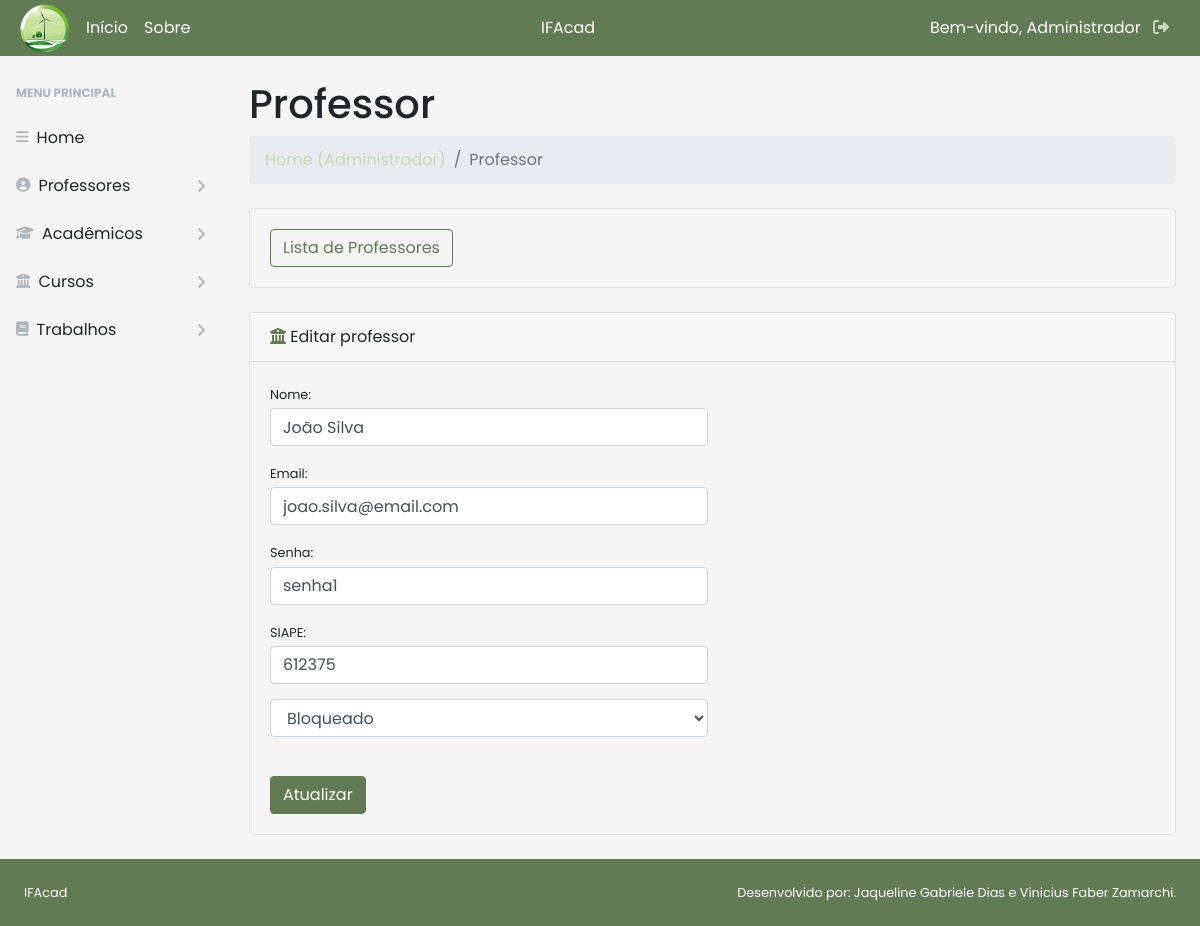
/View/teacher-update.php?p_id=1 (signed in), run on the app's committed database.
### tables this page shows
create table tb_professores(
	p_id int not null primary key auto_increment,
    p_ciap varchar (15),
    p_block boolean,
    u_id  int,
    FOREIGN KEY (u_id) REFERENCES tb_user (u_id)
);

create table tb_user(
	u_id int not null primary key auto_increment,
    u_nome VARCHAR(100),
    u_email VARCHAR(50),
    u_senha VARCHAR(100),
    u_user boolean
);

### DAO/teacherDAO.php (called while the page is built, shortened)
<?php
require_once '../DataBase/conexao.php';
class TeacherDAO {
    private $conn;
    public function __construct()
    {
        $conexao = new Conexao();
        $this->conn = $conexao->conectar();
    }
                public function getTeacherById($p_id) {
                    $sql = "SELECT u.u_nome, u.u_email, u.u_senha, p.p_ciap, p.p_block
                            FROM tb_user u
                            INNER JOIN tb_professores p ON u.u_id = p.u_id
                            WHERE p.p_id = :p_id";
                    $stmt = $this->conn->prepare($sql);
                    $stmt->bindParam(':p_id', $p_id, PDO::PARAM_INT);
                    $stmt->execute();
                    if ($stmt->rowCount() > 0) {
                        $dadosProfessor = $stmt->fetch(PDO::FETCH_ASSOC);
                    } else {
                        $dadosProfessor = null;
                    }
                    return $dadosProfessor;
                }
}
?>

### DataBase/conexao.php (called while the page is built, shortened)
<?php
class Conexao {
    private $host;
    private $dbname;
    private $username;
    private $password;
    public function __construct() {
        $this->host = "localhost";
        $this->dbname = "db_ifacad";
        $this->username = "";
        $this->password = "";
    }
    public function conectar() {
        try {
            $dsn = "mysql:host=$this->host;dbname=$this->dbname";
            $this->conn = new PDO($dsn, $this->username, $this->password);
            $this->conn->setAttribute(PDO::ATTR_ERRMODE, PDO::ERRMODE_EXCEPTION);
            return $this->conn;
        } catch (PDOException $e) {
            echo 'Erro de conexão com o banco de dados: ' . $e->getMessage();
            exit();
        }
    }
}
?>

### View/teacher-update.php (the view, shortened to what this page needs)
<?php
require_once '../DataBase/conexao.php';
require_once '../DAO/teacherDAO.php';
$p_id = $_GET['p_id'];
if (isset($p_id)) {
    $conexao = new Conexao();
    $conn = $conexao->conectar();
    $teacherDAO = new TeacherDAO($conn);
    $dadosTeacher = $teacherDAO->getTeacherById($p_id);
} else {
    echo "ID do professor não fornecido na URL.";
}
?>
<!DOCTYPE html>
<html lang="pt-br">
    <head>
        <link href="css/styles.css" rel="stylesheet">
        <link href="https://cdnjs.cloudflare.com/ajax/libs/font-awesome/4.7.0/css/font-awesome.min.css" rel="stylesheet">
        <link href="https://cdn.datatables.net/1.10.20/css/dataTables.bootstrap4.min.css" rel="stylesheet">
        <link href="https://cdnjs.cloudflare.com/ajax/libs/font-awesome/4.7.0/css/font-awesome.min.css" rel="stylesheet">
    </head>
    <body>
    <header>
    <?php include_once("top.php");?>
    </header>
    <div id="layoutSidenav">
    <?php include_once("menu.php");?>
    <div id="layoutSidenav_content">
        <main>
            <div class="container-fluid">
                <h1 class="mt-4">Professor</h1>
                <ol class="breadcrumb mb-4">
                            <li class="breadcrumb-item">
                                <?php
                                if ($_SESSION['user_type'] === 'professor') {
                                    echo '<a href="teacher-home.php">Home (Professor)</a>';
                                } elseif ($_SESSION['user_type'] === 'administrador') {
                                    echo '<a href="administrator-home.php">Home (Administrador)</a>';
                                } else {
                                    echo '<a href="../index.php">Home</a>';
                                }
                                ?>
                            </li>
                            <li class="breadcrumb-item active">Professor</li>
                        </ol>
                <div class="card mb-4">
                    <div class="card-body">
                        <a href="teacher-list.php" type="button" class="btn btn-outline-success">Lista de Professores</a>
                    </div>
                </div>
                <div class="card mb-4">
                    <div class="card-header"><i class="fa fa-university" aria-hidden="true" style="color: #637B54;"></i> Editar professor</div>
                    <div class="card-body">
                    <form action="../Controller/update-teacher.php" method="POST">
                       <div class="form-row">
                                <div class="col-md-6">
                                    <div class="form-group">
                                        <label class="small mb-1" for="u_nome">Nome:</label>
                                        <input class="form-control" name="u_nome" id="u_nome" value="<?php echo $dadosTeacher['u_nome']; ?>" type="text" placeholder="Informe o nome do professor" required/>
                                    </div>
                                </div>
                            </div>
                            <div class="form-row">
                                <div class="col-md-6">
                                    <div class="form-group">
                                        <label class="small mb-1" for="u_email">Email:</label>
                                        <input class="form-control" name="u_email" id="u_email" value="<?php echo $dadosTeacher['u_email']; ?>" type="text" placeholder="Informe o email do professor" required/>
                                    </div>
                                </div>
                            </div>
                            <div class="form-row">
                                <div class="col-md-6">
                                    <div class="form-group">
                                        <label class="small mb-1" for="u_senha">Senha:</label>
                                        <input class="form-control" name="u_senha" id="u_senha" value="<?php echo $dadosTeacher['u_senha']; ?>" type="text" placeholder="Informe uma senha" required/>
                                    </div>
                                </div>
                            </div>
                            <div class="form-row">
                                <div class="col-md-6">
                                    <div class="form-group">
                                        <label class="small mb-1" for="p_ciap">SIAPE:</label>
                                        <input class="form-control" name="p_ciap" id="p_ciap" value="<?php echo $dadosTeacher['p_ciap']; ?>" type="text" placeholder="Informe o SIAPE do professor" required/>
                                    </div>
                                </div>
                            </div>
                            <div class="form-row">
                                <div class="col-md-6">
                                    <div class="form-group">
                                    <select class="form-control" name="p_block" id="p_block">
                                        <option value="0" <?php if ($dadosTeacher['p_block'] == 0) echo "selected"; ?>>Bloqueado</option>
                                    </select>
                                    </div>
                                </div>
                            </div>
                            <div class="form-group mt-4 mb-0">
                            <button type="submit" name="btn-editar" class="btn btn-success">Atualizar</button>
                        </div>
                    </form>
                    </div>
                    </div>
                </div>
            </main>
        </div>
    </div>
    <footer>
        <?php include_once("baseboard.php"); ?>
    </footer>
    </body>
</html>

### data on the page
tb_professores: u_nome "João Silva", u_email "joao.silva@email.com", u_senha "senha1", p_ciap "612375", p_block "Bloqueado"

### other printed values
$optionName "Professores"
$optionName "Acadêmicos"
$optionName "Cursos"
$optionName "Trabalhos"
